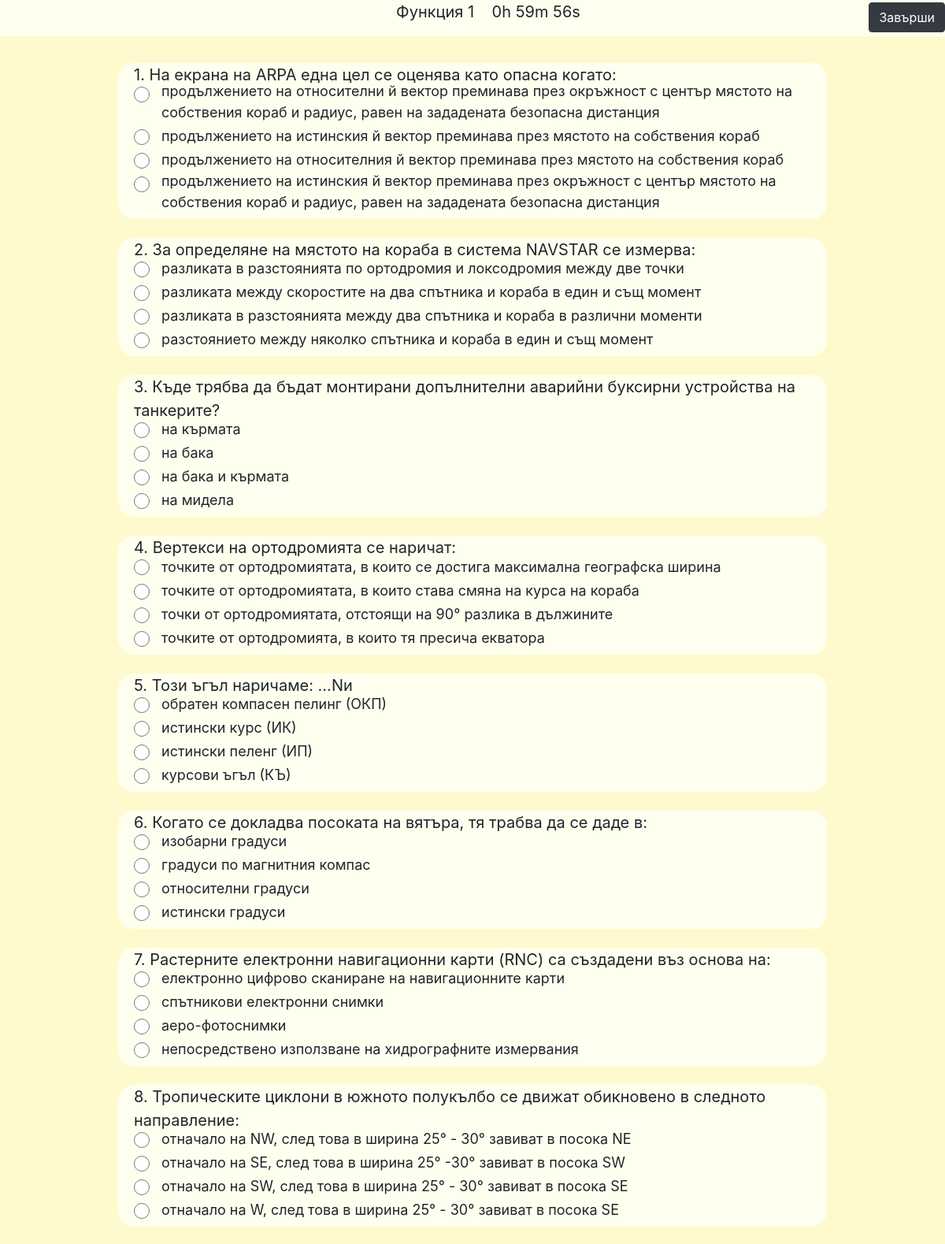
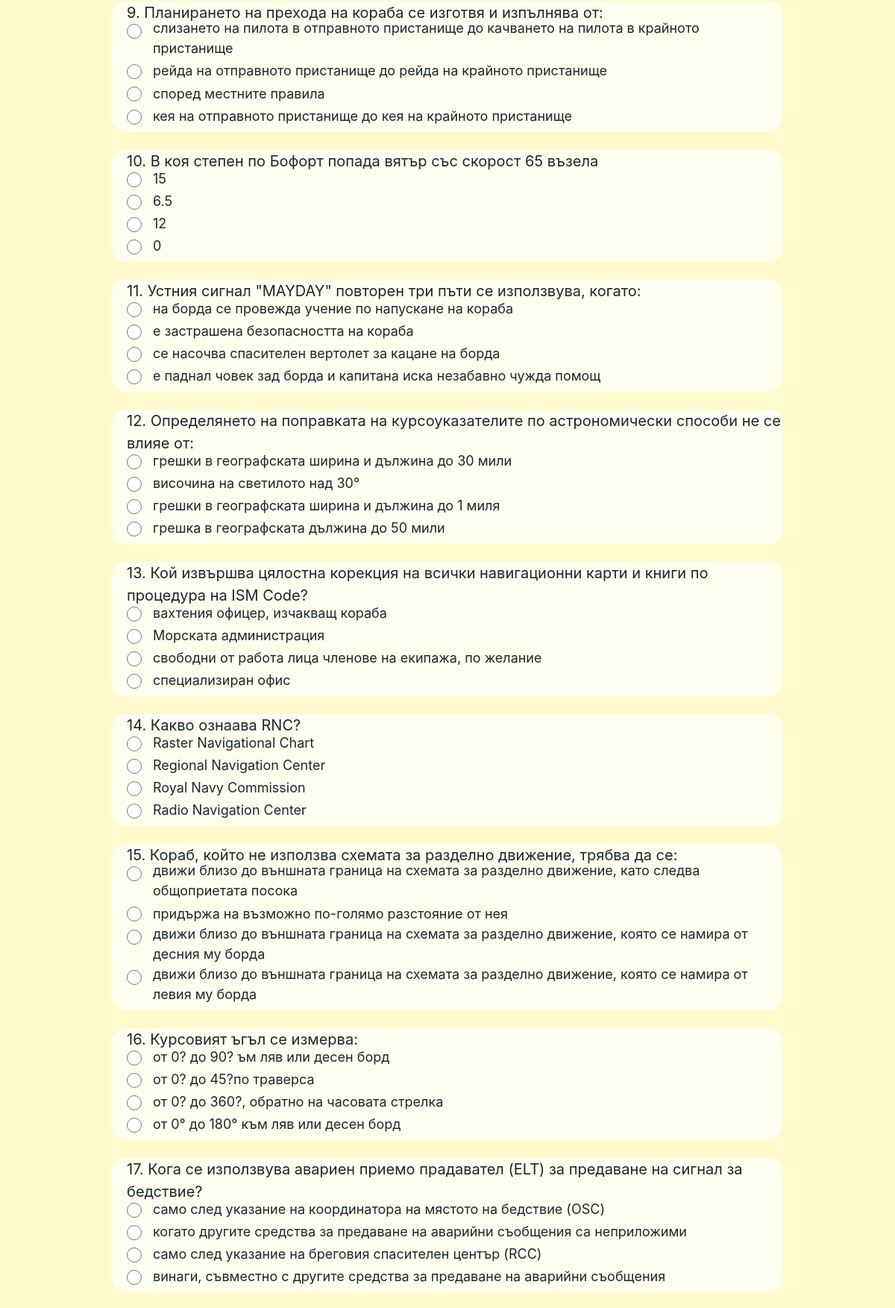
Page /test1 (signed in, upper part) on the committed database (2 pictures, top to bottom).
### tables this page shows
CREATE TABLE 'test1' ('id' integer PRIMARY KEY NOT NULL, 'question' text NOT NULL, 'a' text NOT NULL, 'b' text NOT NULL, 'c' text NOT NULL, 'd' text NOT NULL, 'correct'  text NOT NULL  );

### application.py (the view)
@app.route("/test1")
@login_required
def test1():
    maxa = db.execute("SELECT id FROM test1 ORDER BY id DESC LIMIT 0, 1").fetchall()
    i = 0
    random_chisla = list()
    while i < 60:
        chislo = random.randint(1,maxa[0][0])
        if chislo not in random_chisla:
            random_chisla.append(chislo)
        else:
            i -= 1
        i += 1
    test = [{} for _ in range(60)]
    answers = [{} for _ in range(60)]
    otgovori = list()
    i = 0
    while i < 60:
        test[i] = db.execute("SELECT question, correct FROM test1 WHERE id = ?", (random_chisla[i],)).fetchall()
        answers[i] = db.execute("SELECT a, b, c, d FROM test1 WHERE id = 1").fetchall()
        otgovor = db.execute("SELECT a, b, c, d FROM test1 WHERE id = ?", (random_chisla[i],)).fetchall()
        otgovori = [otgovor[0][0], otgovor[0][1], otgovor[0][2], otgovor[0][3]]
        random.shuffle(otgovori)
        answers[i] = list(otgovori)
        i += 1
    data_all = zip(test,answers)
    return render_template("test1.html", funkciq = "Функция 1", data = data_all)

### application.py (called while the page is built)
def login_required(f):
    @wraps(f)
    def decorated_function(*args, **kwargs):
        if session.get("user_id") is None:
            return redirect("/login")
        return f(*args, **kwargs)
    return decorated_function

### templates/test1.html (shortened to what this page needs)
{% extends "layout1.html" %}
{% block main %}
      <nav class="vqrno">
        <ul>
          <li class="nav-item" id="funkciq">{{ funkciq }}</li>
          <li class="nav-item" id="timeleft"></li>
          </ul>
          <form class="zavurshi" action="/zavurshi" method="post">
            <button id="zavurshi" class="btn btn-dark" type="submit">Завърши</button>
          </form>
      </nav>
            {% for test,answers in data %}
            <form class="question" id="{{ loop.index }}">
                {{ loop.index }}{{ ". " }}{{ test[0][0]}}
                <div class="answers">
                  <input class="option" type="radio" name="{{ loop.index }}" onclick="check(this.name)"
                  value="{{ answers[0] }}">
                    <label class="answer">
                    {{ answers[0] }}
                    </label>
                </div>
                <div class="answers">
                  <input class="option" type="radio" name="{{ loop.index }}" onclick="check(this.name)"
                  value="{{ answers[1] }}">
                  <label class="answer">
                    {{ answers[1] }}
                  </label>
                </div>
                <div class="answers">
                  <input class="option" type="radio" name="{{ loop.index }}"  onclick="check(this.name)"
                  value="{{ answers[2] }}">
                    <label class="answer">
                    {{ answers[2] }}
                    </label>
                </div>
                <div class="answers">
                  <input class="option" type="radio"name="{{ loop.index }}"  onclick="check(this.name)"
                  value="{{ answers[3] }}">
                    <label class="answer">
                    {{ answers[3]}}
                    </label>
                </div>
            </form>
            <br>
            {% endfor %}
{% endblock %}

### static/styles.css (style rules this page uses)
.question { width: 900px; border: 2px Black; margin: auto; font-size: 20px; background-color: Ivory; display: block; border-radius: 20px; padding-left: 20px; }
.option { height: 20px; width: 20px; position: absolute; }
.answer { font-size: 18px; vertical-align: middle; margin-top: -8px; padding-left: 35px; display: inline-block; padding-right: 15px; }
.vqrno { font-size: 20px; background-color: Ivory; width: 100%; text-align: center; position: fixed; overflow: hidden; top: 0; }
li { display: inline-block; }
.zavurshi { margin-top: -43px; float: right; }

### rows in the picture
test1: question "На екрана на ARPA една цел се оценява като опасна когато:", d "продължението на относителни й вектор преминава през окръжност с център мястото на собствения кораб и радиус, равен на зададената безопасна дистанция", b "продължението на истинския й вектор преминава през мястото на собствения кораб", c "продължението на относителния й вектор преминава през мястото на собствения кораб", a "продължението на истинския й вектор преминава през окръжност с център мястото на собствения кораб и радиус, равен на зададената безопасна дистанция"
test1: question "За определяне на мястото на кораба в система NAVSTAR се измерва:", a "разликата в разстоянията по ортодромия и локсодромия между две точки", c "разликата между скоростите на два спътника и кораба в един и същ момент", b "разликата в разстоянията между два спътника и кораба в различни моменти", d "разстоянието между няколко спътника и кораба в един и същ момент"
test1: question "Къде трябва да бъдат монтирани допълнителни аварийни буксирни устройства на танкерите?", b "на кърмата", a "на бака", d "на бака и кърмата", c "на мидела"
test1: question "Вертекси на ортодромията се наричат:", d "точките от ортодромиятата, в които се достига максимална географска ширина", b "точките от ортодромиятата, в които става смяна на курса на кораба", c "точки от ортодромиятата, отстоящи на 90° разлика в дължините", a "точките от ортодромията, в които тя пресича екватора"
test1: question "Този ъгъл наричаме: ...Nи", c "обратен компасен пелинг (ОКП)", a "истински курс (ИК)", d "истински пеленг (ИП)", b "курсови ъгъл (КЪ)"
test1: question "Когато се докладва посоката на вятъра, тя трабва да се даде в:", c "изобарни градуси", a "градуси по магнитния компас", b "относителни градуси", d "истински градуси"
test1: question "Растерните електронни навигационни карти (RNC) са създадени въз основа на:", d "електронно цифрово сканиране на навигационните карти", b "спътникови електронни снимки", c "аеро-фотоснимки", a "непосредствено използване на хидрографните измервания"
test1: question "Тропическите циклони в южното полукълбо се движат обикновено в следното направление:", a "отначало на NW, след това в ширина 25° - 30° завиват в посока NE", b "отначало на SE, след това в ширина 25° -30° завиват в посока SW", d "отначало на SW, след това в ширина 25° - 30° завиват в посока SE", c "отначало на W, след това в ширина 25° - 30° завиват в посока SE"
test1: question "Планирането на прехода на кораба се изготвя и изпълнява от:", a "слизането на пилота в отправното пристанище до качването на пилота в крайното пристанище", b "рейда на отправното пристанище до рейда на крайното пристанище", c "според местните правила", d "кея на отправното пристанище до кея на крайното пристанище"
test1: question "В коя степен по Бофорт попада вятър със скорост 65 възела", c "15", b "6.5", d "12"
test1: question "Устния сигнал \"MAYDAY\" повторен три пъти се използвува, когато:", b "на борда се провежда учение по напускане на кораба", a "е застрашена безопасността на кораба", c "се насочва спасителен вертолет за кацане на борда", d "е паднал човек зад борда и капитана иска незабавно чужда помощ"
test1: question "Определянето на поправката на курсоуказателите по астрономически способи не се влияе от:", d "грешки в географската ширина и дължина до 30 мили", b "височина на светилото над 30°", c "грешки в географската ширина и дължина до 1 миля", a "грешка в географската дължина до 50 мили"
test1: question "Кой извършва цялостна корекция на всички навигационни карти и книги по процедура на ISM Code?", a "вахтения офицер, изчакващ кораба", c "Морската администрация", b "свободни от работа лица членове на екипажа, по желание", d "специализиран офис"
test1: question "Какво ознаава RNC?", d "Raster Navigational Chart", b "Regional Navigation Center", a "Royal Navy Commission", c "Radio Navigation Center"
test1: question "Кораб, който не използва схемата за разделно движение, трябва да се:", b "движи близо до външната граница на схемата за разделно движение, като следва общоприетата посока", d "придържа на възможно по-голямо разстояние от нея", a "движи близо до външната граница на схемата за разделно движение, която се намира от десния му борда", c "движи близо до външната граница на схемата за разделно движение, която се намира от левия му борда"
test1: question "Курсовият ъгъл се измерва:", b "от 0? до 90? ъм ляв или десен борд", c "от 0? до 45?по траверса", a "от 0? до 360?, обратно на часовата стрелка", d "от 0° до 180° към ляв или десен борд"
test1: question "Кога се използвува авариен приемо прадавател (ELT) за предаване на сигнал за бедствие?", b "само след указание на координатора на мястото на бедствие (OSC)", d "когато другите средства за предаване на аварийни съобщения са неприложими", a "само след указание на бреговия спасителен център (RCC)", c "винаги, съвместно с другите средства за предаване на аварийни съобщения"

### other values in the picture
{{ funkciq }} "Функция 1"
{{ ". " }} "." "." "." "." "." "." "." "." "." "." "." "." "." "." "." "." "."
{{ answers[3] }} "0"
